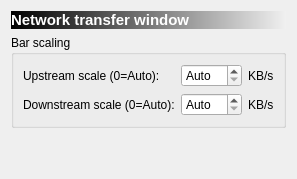
     <widget class="QWidget" name="page_7">
      <layout class="QGridLayout" name="gridLayout_14">
       <item row="0" column="0">
        <widget class="QLabel" name="label_18">
         <property name="sizePolicy">
          <sizepolicy hsizetype="Preferred" vsizetype="Fixed">
           <horstretch>0</horstretch>
           <verstretch>0</verstretch>
          </sizepolicy>
         </property>
         <property name="autoFillBackground">
          <bool>false</bool>
         </property>
         <property name="styleSheet">
          <string notr="true">background-color: qlineargradient(spread:pad, x1:0, y1:0, x2:1, y2:0, stop:0 rgba(0, 0, 0, 255), stop:1 rgba(240, 240, 240, 255));
color: rgb(255, 255, 255);</string>
         </property>
         <property name="frameShape">
          <enum>QFrame::NoFrame</enum>
         </property>
         <property name="text">
          <string>&lt;!DOCTYPE HTML PUBLIC &quot;-//W3C//DTD HTML 4.0//EN&quot; &quot;http://www.w3.org/TR/REC-html40/strict.dtd&quot;&gt;
&lt;html&gt;&lt;head&gt;&lt;meta name=&quot;qrichtext&quot; content=&quot;1&quot; /&gt;&lt;style type=&quot;text/css&quot;&gt;
p, li { white-space: pre-wrap; }
&lt;/style&gt;&lt;/head&gt;&lt;body style=&quot; font-family:'MS Shell Dlg 2'; font-size:8.25pt; font-weight:400; font-style:normal;&quot;&gt;
&lt;p style=&quot; margin-top:0px; margin-bottom:0px; margin-left:0px; margin-right:0px; -qt-block-indent:0; text-indent:0px;&quot;&gt;&lt;span style=&quot; font-size:11pt; font-weight:600;&quot;&gt;Network transfer window&lt;/span&gt;&lt;/p&gt;&lt;/body&gt;&lt;/html&gt;</string>
         </property>
         <property name="margin">
          <number>3</number>
         </property>
        </widget>
       </item>
       <item row="1" column="0">
        <widget class="QGroupBox" name="groupBox_6">
         <property name="title">
          <string>Bar scaling</string>
         </property>
         <layout class="QGridLayout" name="gridLayout_12">
          <item row="0" column="0">
           <widget class="QLabel" name="label_19">
            <property name="sizePolicy">
             <sizepolicy hsizetype="Fixed" vsizetype="Preferred">
              <horstretch>0</horstretch>
              <verstretch>0</verstretch>
             </sizepolicy>
            </property>
            <property name="text">
             <string>Upstream scale (0=Auto):</string>
            </property>
           </widget>
          </item>
          <item row="0" column="1">
           <widget class="QSpinBox" name="spinBoxUp">
            <property name="sizePolicy">
             <sizepolicy hsizetype="Fixed" vsizetype="Fixed">
              <horstretch>0</horstretch>
              <verstretch>0</verstretch>
             </sizepolicy>
            </property>
            <property name="specialValueText">
             <string>Auto</string>
            </property>
            <property name="accelerated">
             <bool>true</bool>
            </property>
            <property name="maximum">
             <number>12800</number>
            </property>
            <property name="singleStep">
             <number>100</number>
            </property>
           </widget>
          </item>
          <item row="0" column="2">
           <widget class="QLabel" name="label_21">
            <property name="text">
             <string>KB/s</string>
            </property>
           </widget>
          </item>
          <item row="1" column="0">
           <widget class="QLabel" name="label_20">
            <property name="sizePolicy">
             <sizepolicy hsizetype="Fixed" vsizetype="Preferred">
              <horstretch>0</horstretch>
              <verstretch>0</verstretch>
             </sizepolicy>
            </property>
            <property name="text">
             <string>Downstream scale (0=Auto):</string>
            </property>
           </widget>
          </item>
          <item row="1" column="1">
           <widget class="QSpinBox" name="spinBoxDown">
            <property name="sizePolicy">
             <sizepolicy hsizetype="Fixed" vsizetype="Fixed">
              <horstretch>0</horstretch>
              <verstretch>0</verstretch>
             </sizepolicy>
            </property>
            <property name="specialValueText">
             <string>Auto</string>
            </property>
            <property name="accelerated">
             <bool>true</bool>
            </property>
            <property name="maximum">
             <number>12800</number>
            </property>
            <property name="singleStep">
             <number>100</number>
            </property>
           </widget>
          </item>
          <item row="1" column="2">
           <widget class="QLabel" name="label_22">
            <property name="text">
             <string>KB/s</string>
            </property>
           </widget>
          </item>
         </layout>
        </widget>
       </item>
       <item row="2" column="0">
        <spacer name="verticalSpacer_8">
         <property name="orientation">
          <enum>Qt::Vertical</enum>
         </property>
         <property name="sizeHint" stdset="0">
          <size>
           <width>20</width>
           <height>40</height>
          </size>
         </property>
        </spacer>
       </item>
      </layout>
     </widget>
